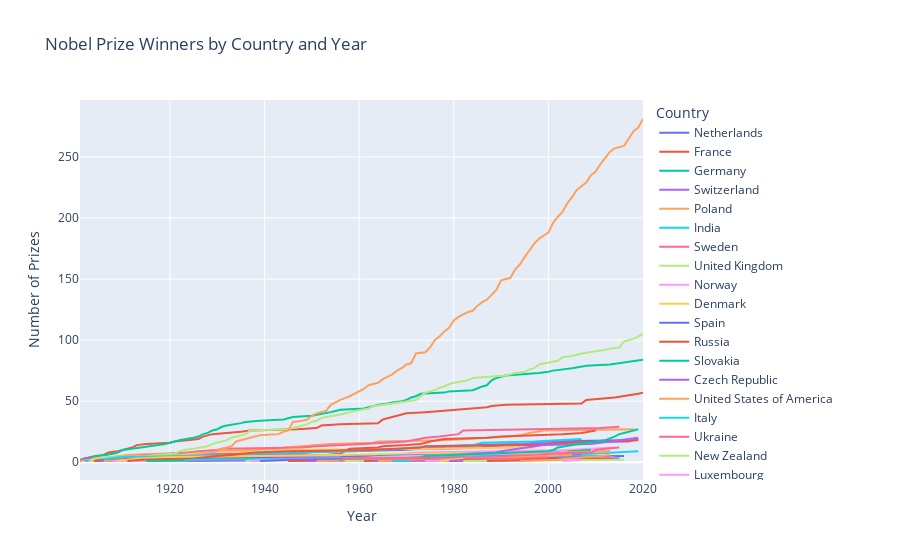

Notebook source saved alongside this figure:
### Code cell
px.line(countries_by_year_chronological,
        x='year',
        y='cumulative_prizes',
        color='birth_country_current',
        title='Nobel Prize Winners by Country and Year',
        labels={'cumulative_prizes': 'Number of Prizes', 'year': 'Year', 'birth_country_current': 'Country'}).show()

### Figure 1 — Plotly figure (JSON) as saved in the notebook; plotly's stock layout.template omitted (floating-point values rounded to 4 significant figures)
{"data": [{"hovertemplate": "Country=Netherlands<br>Year=%{x}<br>Number of Prizes=%{y}<extra></extra>", "legendgroup": "Netherlands", "line": {"color": "#636efa", "dash": "solid"}, "marker": {"symbol": "circle"}, "mode": "lines", "name": "Netherlands", "orientation": "v", "showlegend": true, "type": "scatter", "x": [1901, 1902, 1910, 1911, 1913, 1929, 1936, 1953, 1969, 1973, 1975, 1981, 1984, 1995, 1999, 2016], "xaxis": "x", "y": [1, 3, 4, 5, 6, 7, 8, 9, 10, 11, 12, 13, 14, 15, 17, 18], "yaxis": "y"}, {"hovertemplate": "Country=France<br>Year=%{x}<br>Number of Prizes=%{y}<extra></extra>", "legendgroup": "France", "line": {"color": "#EF553B", "dash": "solid"}, "marker": {"symbol": "circle"}, "mode": "lines", "name": "France", "orientation": "v", "showlegend": true, "type": "scatter", "x": [1901, 1903, 1904, 1906, 1907, 1909, 1912, 1913, 1915, 1920, 1921, 1926, 1927, 1928, 1929, 1935, 1937, 1947, 1951, 1952, 1956, 1964, 1965, 1966, 1967, 1968, 1970, 1974, 1977, 1980, 1983, 1987, 1988, 1991, 2007, 2008, 2014, 2016, 2018, 2019, 2020], "xaxis": "x", "y": [2, 4, 5, 6, 8, 9, 12, 14, 15, 16, 17, 19, 21, 22, 23, 25, 26, 27, 28, 30, 31, 32, 35, 36, 37, 38, 40, 41, 42, 43, 44, 45, 46, 47, 48, 51, 53, 54, 55, 56, 57], "yaxis": "y"}, {"hovertemplate": "Country=Germany<br>Year=%{x}<br>Number of Prizes=%{y}<extra></extra>", "legendgroup": "Germany", "line": {"color": "#00cc96", "dash": "solid"}, "marker": {"symbol": "circle"}, "mode": "lines", "name": "Germany", "orientation": "v", "showlegend": true, "type": "scatter", "x": [1901, 1902, 1905, 1907, 1908, 1909, 1910, 1912, 1914, 1915, 1918, 1919, 1920, 1921, 1922, 1925, 1926, 1927, 1928, 1929, 1930, 1931, 1932, 1935, 1936, 1939, 1944, 1945, 1946, 1950, 1953, 1954, 1955, 1956, 1961, 1963, 1964, 1966, 1967, 1969, 1970, 1971, 1972, 1973, 1978, 1979, 1984, 1986, 1987, 1988, 1989, 1991, 1995, 1998, 2000, 2001, 2005, 2007, 2008, 2013, 2017, 2019, 2020], "xaxis": "x", "y": [1, 3, 5, 6, 7, 8, 10, 11, 12, 13, 14, 15, 16, 17, 18, 20, 21, 23, 24, 26, 27, 29, 30, 32, 33, 34, 35, 36, 37, 38, 40, 41, 42, 43, 44, 46, 47, 48, 49, 50, 51, 53, 54, 56, 57, 58, 59, 62, 63, 67, 69, 71, 72, 73, 74, 75, 77, 78, 79, 80, 82, 83, 84], "yaxis": "y"}, {"hovertemplate": "Country=Switzerland<br>Year=%{x}<br>Number of Prizes=%{y}<extra></extra>", "legendgroup": "Switzerland", "line": {"color": "#ab63fa", "dash": "solid"}, "marker": {"symbol": "circle"}, "mode": "lines", "name": "Switzerland", "orientation": "v", "showlegend": true, "type": "scatter", "x": [1901, 1902, 1909, 1919, 1920, 1948, 1949, 1952, 1957, 1978, 1986, 1987, 1991, 1996, 2002, 2017, 2019], "xaxis": "x", "y": [1, 3, 4, 5, 6, 7, 8, 9, 10, 11, 12, 13, 14, 15, 16, 17, 19], "yaxis": "y"}, {"hovertemplate": "Country=Poland<br>Year=%{x}<br>Number of Prizes=%{y}<extra></extra>", "legendgroup": "Poland", "line": {"color": "#FFA15A", "dash": "solid"}, "marker": {"symbol": "circle"}, "mode": "lines", "name": "Poland", "orientation": "v", "showlegend": true, "type": "scatter", "x": [1901, 1903, 1905, 1907, 1908, 1911, 1918, 1924, 1931, 1939, 1943, 1944, 1950, 1954, 1963, 1964, 1978, 1983, 1985, 1992, 1994, 1995, 1996, 1999, 2018], "xaxis": "x", "y": [1, 2, 3, 4, 5, 6, 7, 8, 9, 10, 11, 12, 14, 15, 16, 17, 18, 19, 20, 21, 22, 23, 24, 26, 27], "yaxis": "y"}, {"hovertemplate": "Country=India<br>Year=%{x}<br>Number of Prizes=%{y}<extra></extra>", "legendgroup": "India", "line": {"color": "#19d3f3", "dash": "solid"}, "marker": {"symbol": "circle"}, "mode": "lines", "name": "India", "orientation": "v", "showlegend": true, "type": "scatter", "x": [1902, 1907, 1913, 1930, 1968, 1998, 2009, 2014, 2019], "xaxis": "x", "y": [1, 2, 3, 4, 5, 6, 7, 8, 9], "yaxis": "y"}, {"hovertemplate": "Country=Sweden<br>Year=%{x}<br>Number of Prizes=%{y}<extra></extra>", "legendgroup": "Sweden", "line": {"color": "#FF6692", "dash": "solid"}, "marker": {"symbol": "circle"}, "mode": "lines", "name": "Sweden", "orientation": "v", "showlegend": true, "type": "scatter", "x": [1903, 1908, 1909, 1911, 1912, 1916, 1921, 1924, 1926, 1930, 1931, 1948, 1951, 1955, 1961, 1970, 1974, 1977, 1981, 1982, 2000, 2011, 2015], "xaxis": "x", "y": [1, 2, 3, 4, 5, 6, 7, 8, 9, 10, 11, 12, 13, 14, 15, 17, 20, 21, 23, 26, 27, 28, 29], "yaxis": "y"}, {"hovertemplate": "Country=United Kingdom<br>Year=%{x}<br>Number of Prizes=%{y}<extra></extra>", "legendgroup": "United Kingdom", "line": {"color": "#B6E880", "dash": "solid"}, "marker": {"symbol": "circle"}, "mode": "lines", "name": "United Kingdom", "orientation": "v", "showlegend": true, "type": "scatter", "x": [1903, 1904, 1906, 1915, 1917, 1921, 1922, 1923, 1925, 1927, 1928, 1929, 1932, 1933, 1934, 1935, 1936, 1937, 1945, 1947, 1948, 1949, 1950, 1951, 1952, 1953, 1956, 1957, 1958, 1959, 1962, 1963, 1967, 1969, 1972, 1973, 1974, 1976, 1977, 1978, 1979, 1980, 1982, 1983, 1984, 1988, 1991, 1993, 1995, 1996, 1997, 1998, 2001, 2002, 2003, 2005, 2007, 2009, 2010, 2012, 2013, 2015, 2016, 2017, 2018, 2019, 2020], "xaxis": "x", "y": [1, 3, 4, 5, 6, 7, 9, 10, 11, 12, 13, 15, 18, 20, 21, 22, 23, 26, 27, 29, 30, 31, 33, 34, 36, 37, 39, 40, 41, 42, 44, 46, 48, 49, 51, 54, 57, 59, 61, 62, 64, 65, 66, 67, 69, 70, 71, 73, 74, 76, 77, 80, 82, 83, 86, 87, 89, 90, 91, 92, 93, 94, 99, 100, 101, 103, 105], "yaxis": "y"}, {"hovertemplate": "Country=Norway<br>Year=%{x}<br>Number of Prizes=%{y}<extra></extra>", "legendgroup": "Norway", "line": {"color": "#FF97FF", "dash": "solid"}, "marker": {"symbol": "circle"}, "mode": "lines", "name": "Norway", "orientation": "v", "showlegend": true, "type": "scatter", "x": [1903, 1920, 1921, 1922, 1968, 1969, 1973, 1989, 2004, 2014], "xaxis": "x", "y": [1, 2, 3, 4, 5, 7, 8, 9, 10, 12], "yaxis": "y"}, {"hovertemplate": "Country=Denmark<br>Year=%{x}<br>Number of Prizes=%{y}<extra></extra>", "legendgroup": "Denmark", "line": {"color": "#FECB52", "dash": "solid"}, "marker": {"symbol": "circle"}, "mode": "lines", "name": "Denmark", "orientation": "v", "showlegend": true, "type": "scatter", "x": [1903, 1908, 1917, 1920, 1922, 1926, 1928, 1943, 1944, 1975, 1997], "xaxis": "x", "y": [1, 2, 4, 5, 6, 7, 8, 9, 10, 11, 12], "yaxis": "y"}, {"hovertemplate": "Country=Spain<br>Year=%{x}<br>Number of Prizes=%{y}<extra></extra>", "legendgroup": "Spain", "line": {"color": "#636efa", "dash": "solid"}, "marker": {"symbol": "circle"}, "mode": "lines", "name": "Spain", "orientation": "v", "showlegend": true, "type": "scatter", "x": [1904, 1906, 1922, 1956, 1959, 1977, 1989], "xaxis": "x", "y": [1, 2, 3, 4, 5, 6, 7], "yaxis": "y"}, {"hovertemplate": "Country=Russia<br>Year=%{x}<br>Number of Prizes=%{y}<extra></extra>", "legendgroup": "Russia", "line": {"color": "#EF553B", "dash": "solid"}, "marker": {"symbol": "circle"}, "mode": "lines", "name": "Russia", "orientation": "v", "showlegend": true, "type": "scatter", "x": [1904, 1910, 1911, 1933, 1937, 1953, 1956, 1958, 1964, 1965, 1970, 1973, 1975, 1977, 1978, 1987, 1990, 2003, 2007, 2010], "xaxis": "x", "y": [1, 2, 3, 4, 5, 6, 7, 11, 12, 13, 14, 15, 17, 18, 19, 20, 21, 23, 24, 26], "yaxis": "y"}, {"hovertemplate": "Country=Slovakia<br>Year=%{x}<br>Number of Prizes=%{y}<extra></extra>", "legendgroup": "Slovakia", "line": {"color": "#00cc96", "dash": "solid"}, "marker": {"symbol": "circle"}, "mode": "lines", "name": "Slovakia", "orientation": "v", "showlegend": true, "type": "scatter", "x": [1905], "xaxis": "x", "y": [1], "yaxis": "y"}, {"hovertemplate": "Country=Czech Republic<br>Year=%{x}<br>Number of Prizes=%{y}<extra></extra>", "legendgroup": "Czech Republic", "line": {"color": "#ab63fa", "dash": "solid"}, "marker": {"symbol": "circle"}, "mode": "lines", "name": "Czech Republic", "orientation": "v", "showlegend": true, "type": "scatter", "x": [1905, 1947, 1959, 1984, 2007], "xaxis": "x", "y": [1, 3, 4, 5, 6], "yaxis": "y"}, {"hovertemplate": "Country=United States of America<br>Year=%{x}<br>Number of Prizes=%{y}<extra></extra>", "legendgroup": "United States of America", "line": {"color": "#FFA15A", "dash": "solid"}, "marker": {"symbol": "circle"}, "mode": "lines", "name": "United States of America", "orientation": "v", "showlegend": true, "type": "scatter", "x": [1906, 1912, 1914, 1919, 1923, 1925, 1927, 1929, 1930, 1931, 1932, 1933, 1934, 1936, 1937, 1938, 1939, 1943, 1944, 1945, 1946, 1948, 1949, 1950, 1951, 1952, 1953, 1954, 1955, 1956, 1958, 1959, 1960, 1961, 1962, 1964, 1965, 1966, 1967, 1968, 1969, 1970, 1971, 1972, 1974, 1975, 1976, 1977, 1978, 1979, 1980, 1981, 1982, 1983, 1984, 1985, 1986, 1987, 1988, 1989, 1990, 1992, 1993, 1994, 1995, 1996, 1997, 1998, 2000, 2001, 2002, 2003, 2004, 2005, 2006, 2007, 2008, 2009, 2010, 2011, 2012, 2013, 2014, 2015, 2016, 2017, 2018, 2019, 2020], "xaxis": "x", "y": [1, 2, 3, 4, 5, 6, 7, 8, 9, 11, 12, 13, 17, 19, 20, 21, 22, 23, 25, 26, 33, 34, 35, 38, 40, 41, 42, 47, 49, 51, 54, 56, 58, 60, 63, 65, 68, 70, 72, 75, 77, 80, 81, 89, 90, 94, 100, 103, 107, 110, 116, 119, 121, 123, 124, 128, 131, 133, 137, 141, 149, 151, 158, 162, 168, 173, 179, 183, 188, 196, 201, 205, 212, 217, 223, 226, 229, 235, 238, 244, 249, 254, 257, 258, 259, 265, 271, 274, 281], "yaxis": "y"}, {"hovertemplate": "Country=Italy<br>Year=%{x}<br>Number of Prizes=%{y}<extra></extra>", "legendgroup": "Italy", "line": {"color": "#19d3f3", "dash": "solid"}, "marker": {"symbol": "circle"}, "mode": "lines", "name": "Italy", "orientation": "v", "showlegend": true, "type": "scatter", "x": [1906, 1907, 1909, 1926, 1934, 1938, 1959, 1963, 1969, 1975, 1984, 1985, 1986, 1997, 2002, 2007], "xaxis": "x", "y": [2, 3, 4, 5, 6, 7, 9, 10, 11, 13, 14, 15, 16, 17, 18, 19], "yaxis": "y"}, {"hovertemplate": "Country=Ukraine<br>Year=%{x}<br>Number of Prizes=%{y}<extra></extra>", "legendgroup": "Ukraine", "line": {"color": "#FF6692", "dash": "solid"}, "marker": {"symbol": "circle"}, "mode": "lines", "name": "Ukraine", "orientation": "v", "showlegend": true, "type": "scatter", "x": [1908, 1952, 1966, 1981, 2015], "xaxis": "x", "y": [1, 2, 3, 4, 5], "yaxis": "y"}, {"hovertemplate": "Country=New Zealand<br>Year=%{x}<br>Number of Prizes=%{y}<extra></extra>", "legendgroup": "New Zealand", "line": {"color": "#B6E880", "dash": "solid"}, "marker": {"symbol": "circle"}, "mode": "lines", "name": "New Zealand", "orientation": "v", "showlegend": true, "type": "scatter", "x": [1908, 1962, 2000], "xaxis": "x", "y": [1, 2, 3], "yaxis": "y"}, {"hovertemplate": "Country=Luxembourg<br>Year=%{x}<br>Number of Prizes=%{y}<extra></extra>", "legendgroup": "Luxembourg", "line": {"color": "#FF97FF", "dash": "solid"}, "marker": {"symbol": "circle"}, "mode": "lines", "name": "Luxembourg", "orientation": "v", "showlegend": true, "type": "scatter", "x": [1908, 2011], "xaxis": "x", "y": [1, 2], "yaxis": "y"}, {"hovertemplate": "Country=Belgium<br>Year=%{x}<br>Number of Prizes=%{y}<extra></extra>", "legendgroup": "Belgium", "line": {"color": "#FECB52", "dash": "solid"}, "marker": {"symbol": "circle"}, "mode": "lines", "name": "Belgium", "orientation": "v", "showlegend": true, "type": "scatter", "x": [1909, 1911, 1913, 1919, 1938, 1958, 1974, 2005, 2013], "xaxis": "x", "y": [1, 2, 3, 4, 5, 6, 7, 8, 9], "yaxis": "y"}, {"hovertemplate": "Country=Latvia<br>Year=%{x}<br>Number of Prizes=%{y}<extra></extra>", "legendgroup": "Latvia", "line": {"color": "#636efa", "dash": "solid"}, "marker": {"symbol": "circle"}, "mode": "lines", "name": "Latvia", "orientation": "v", "showlegend": true, "type": "scatter", "x": [1909], "xaxis": "x", "y": [1], "yaxis": "y"}, {"hovertemplate": "Country=Austria<br>Year=%{x}<br>Number of Prizes=%{y}<extra></extra>", "legendgroup": "Austria", "line": {"color": "#EF553B", "dash": "solid"}, "marker": {"symbol": "circle"}, "mode": "lines", "name": "Austria", "orientation": "v", "showlegend": true, "type": "scatter", "x": [1911, 1914, 1925, 1927, 1930, 1933, 1936, 1938, 1945, 1962, 1973, 1974, 1998, 2000, 2004, 2013, 2019], "xaxis": "x", "y": [1, 2, 3, 4, 5, 6, 7, 8, 9, 10, 12, 13, 14, 15, 16, 17, 18], "yaxis": "y"}, {"hovertemplate": "Country=Australia<br>Year=%{x}<br>Number of Prizes=%{y}<extra></extra>", "legendgroup": "Australia", "line": {"color": "#00cc96", "dash": "solid"}, "marker": {"symbol": "circle"}, "mode": "lines", "name": "Australia", "orientation": "v", "showlegend": true, "type": "scatter", "x": [1915, 1945, 1960, 1963, 1964, 1975, 1996, 2005, 2009], "xaxis": "x", "y": [1, 2, 3, 4, 5, 6, 7, 9, 10], "yaxis": "y"}, {"hovertemplate": "Country=Canada<br>Year=%{x}<br>Number of Prizes=%{y}<extra></extra>", "legendgroup": "Canada", "line": {"color": "#ab63fa", "dash": "solid"}, "marker": {"symbol": "circle"}, "mode": "lines", "name": "Canada", "orientation": "v", "showlegend": true, "type": "scatter", "x": [1923, 1949, 1957, 1966, 1976, 1981, 1983, 1989, 1990, 1992, 1994, 1996, 1997, 1999, 2009, 2011, 2013, 2015, 2018, 2019], "xaxis": "x", "y": [1, 2, 3, 4, 5, 6, 7, 8, 9, 10, 11, 12, 13, 14, 15, 16, 17, 18, 19, 20], "yaxis": "y"}, {"hovertemplate": "Country=Slovenia<br>Year=%{x}<br>Number of Prizes=%{y}<extra></extra>", "legendgroup": "Slovenia", "line": {"color": "#FFA15A", "dash": "solid"}, "marker": {"symbol": "circle"}, "mode": "lines", "name": "Slovenia", "orientation": "v", "showlegend": true, "type": "scatter", "x": [1923], "xaxis": "x", "y": [1], "yaxis": "y"}, {"hovertemplate": "Country=Ireland<br>Year=%{x}<br>Number of Prizes=%{y}<extra></extra>", "legendgroup": "Ireland", "line": {"color": "#19d3f3", "dash": "solid"}, "marker": {"symbol": "circle"}, "mode": "lines", "name": "Ireland", "orientation": "v", "showlegend": true, "type": "scatter", "x": [1923, 1925, 1951, 1969, 2015], "xaxis": "x", "y": [1, 2, 3, 4, 5], "yaxis": "y"}, {"hovertemplate": "Country=Indonesia<br>Year=%{x}<br>Number of Prizes=%{y}<extra></extra>", "legendgroup": "Indonesia", "line": {"color": "#FF6692", "dash": "solid"}, "marker": {"symbol": "circle"}, "mode": "lines", "name": "Indonesia", "orientation": "v", "showlegend": true, "type": "scatter", "x": [1924], "xaxis": "x", "y": [1], "yaxis": "y"}, {"hovertemplate": "Country=Argentina<br>Year=%{x}<br>Number of Prizes=%{y}<extra></extra>", "legendgroup": "Argentina", "line": {"color": "#B6E880", "dash": "solid"}, "marker": {"symbol": "circle"}, "mode": "lines", "name": "Argentina", "orientation": "v", "showlegend": true, "type": "scatter", "x": [1936, 1947, 1980, 1984], "xaxis": "x", "y": [1, 2, 3, 4], "yaxis": "y"}, {"hovertemplate": "Country=Hungary<br>Year=%{x}<br>Number of Prizes=%{y}<extra></extra>", "legendgroup": "Hungary", "line": {"color": "#FF97FF", "dash": "solid"}, "marker": {"symbol": "circle"}, "mode": "lines", "name": "Hungary", "orientation": "v", "showlegend": true, "type": "scatter", "x": [1937, 1943, 1961, 1963, 1971, 1994, 2002, 2004], "xaxis": "x", "y": [1, 2, 3, 4, 5, 7, 8, 9], "yaxis": "y"}, {"hovertemplate": "Country=Croatia<br>Year=%{x}<br>Number of Prizes=%{y}<extra></extra>", "legendgroup": "Croatia", "line": {"color": "#FECB52", "dash": "solid"}, "marker": {"symbol": "circle"}, "mode": "lines", "name": "Croatia", "orientation": "v", "showlegend": true, "type": "scatter", "x": [1939], "xaxis": "x", "y": [1], "yaxis": "y"}, {"hovertemplate": "Country=Finland<br>Year=%{x}<br>Number of Prizes=%{y}<extra></extra>", "legendgroup": "Finland", "line": {"color": "#636efa", "dash": "solid"}, "marker": {"symbol": "circle"}, "mode": "lines", "name": "Finland", "orientation": "v", "showlegend": true, "type": "scatter", "x": [1939, 1945, 1967, 2008, 2016], "xaxis": "x", "y": [1, 2, 3, 4, 5], "yaxis": "y"}, {"hovertemplate": "Country=Chile<br>Year=%{x}<br>Number of Prizes=%{y}<extra></extra>", "legendgroup": "Chile", "line": {"color": "#EF553B", "dash": "solid"}, "marker": {"symbol": "circle"}, "mode": "lines", "name": "Chile", "orientation": "v", "showlegend": true, "type": "scatter", "x": [1945, 1971], "xaxis": "x", "y": [1, 2], "yaxis": "y"}, {"hovertemplate": "Country=Japan<br>Year=%{x}<br>Number of Prizes=%{y}<extra></extra>", "legendgroup": "Japan", "line": {"color": "#00cc96", "dash": "solid"}, "marker": {"symbol": "circle"}, "mode": "lines", "name": "Japan", "orientation": "v", "showlegend": true, "type": "scatter", "x": [1949, 1965, 1968, 1973, 1974, 1981, 1987, 1994, 2000, 2001, 2002, 2008, 2010, 2012, 2014, 2015, 2016, 2017, 2018, 2019], "xaxis": "x", "y": [1, 2, 3, 4, 5, 6, 7, 8, 9, 10, 12, 16, 17, 18, 21, 23, 24, 25, 26, 27], "yaxis": "y"}, {"hovertemplate": "Country=Portugal<br>Year=%{x}<br>Number of Prizes=%{y}<extra></extra>", "legendgroup": "Portugal", "line": {"color": "#ab63fa", "dash": "solid"}, "marker": {"symbol": "circle"}, "mode": "lines", "name": "Portugal", "orientation": "v", "showlegend": true, "type": "scatter", "x": [1949, 1998], "xaxis": "x", "y": [1, 2], "yaxis": "y"}, {"hovertemplate": "Country=South Africa<br>Year=%{x}<br>Number of Prizes=%{y}<extra></extra>", "legendgroup": "South Africa", "line": {"color": "#FFA15A", "dash": "solid"}, "marker": {"symbol": "circle"}, "mode": "lines", "name": "South Africa", "orientation": "v", "showlegend": true, "type": "scatter", "x": [1951, 1979, 1984, 1991, 1993, 2002, 2003, 2013], "xaxis": "x", "y": [1, 2, 3, 4, 6, 7, 8, 9], "yaxis": "y"}, {"hovertemplate": "Country=Iceland<br>Year=%{x}<br>Number of Prizes=%{y}<extra></extra>", "legendgroup": "Iceland", "line": {"color": "#19d3f3", "dash": "solid"}, "marker": {"symbol": "circle"}, "mode": "lines", "name": "Iceland", "orientation": "v", "showlegend": true, "type": "scatter", "x": [1955], "xaxis": "x", "y": [1], "yaxis": "y"}, {"hovertemplate": "Country=China<br>Year=%{x}<br>Number of Prizes=%{y}<extra></extra>", "legendgroup": "China", "line": {"color": "#FF6692", "dash": "solid"}, "marker": {"symbol": "circle"}, "mode": "lines", "name": "China", "orientation": "v", "showlegend": true, "type": "scatter", "x": [1956, 1957, 1989, 1992, 1998, 2000, 2009, 2010, 2012, 2015], "xaxis": "x", "y": [1, 3, 4, 5, 6, 7, 8, 10, 11, 12], "yaxis": "y"}, {"hovertemplate": "Country=Algeria<br>Year=%{x}<br>Number of Prizes=%{y}<extra></extra>", "legendgroup": "Algeria", "line": {"color": "#B6E880", "dash": "solid"}, "marker": {"symbol": "circle"}, "mode": "lines", "name": "Algeria", "orientation": "v", "showlegend": true, "type": "scatter", "x": [1957, 1997], "xaxis": "x", "y": [1, 2], "yaxis": "y"}, {"hovertemplate": "Country=Brazil<br>Year=%{x}<br>Number of Prizes=%{y}<extra></extra>", "legendgroup": "Brazil", "line": {"color": "#FF97FF", "dash": "solid"}, "marker": {"symbol": "circle"}, "mode": "lines", "name": "Brazil", "orientation": "v", "showlegend": true, "type": "scatter", "x": [1960], "xaxis": "x", "y": [1], "yaxis": "y"}, {"hovertemplate": "Country=Zimbabwe<br>Year=%{x}<br>Number of Prizes=%{y}<extra></extra>", "legendgroup": "Zimbabwe", "line": {"color": "#FECB52", "dash": "solid"}, "marker": {"symbol": "circle"}, "mode": "lines", "name": "Zimbabwe", "orientation": "v", "showlegend": true, "type": "scatter", "x": [1960], "xaxis": "x", "y": [1], "yaxis": "y"}, {"hovertemplate": "Country=Guadeloupe Island<br>Year=%{x}<br>Number of Prizes=%{y}<extra></extra>", "legendgroup": "Guadeloupe Island", "line": {"color": "#636efa", "dash": "solid"}, "marker": {"symbol": "circle"}, "mode": "lines", "name": "Guadeloupe Island", "orientation": "v", "showlegend": true, "type": "scatter", "x": [1960], "xaxis": "x", "y": [1], "yaxis": "y"}, {"hovertemplate": "Country=Bosnia and Herzegovina<br>Year=%{x}<br>Number of Prizes=%{y}<extra></extra>", "legendgroup": "Bosnia and Herzegovina", "line": {"color": "#EF553B", "dash": "solid"}, "marker": {"symbol": "circle"}, "mode": "lines", "name": "Bosnia and Herzegovina", "orientation": "v", "showlegend": true, "type": "scatter", "x": [1961, 1975], "xaxis": "x", "y": [1, 2], "yaxis": "y"}, {"hovertemplate": "Country=Azerbaijan<br>Year=%{x}<br>Number of Prizes=%{y}<extra></extra>", "legendgroup": "Azerbaijan", "line": {"color": "#00cc96", "dash": "solid"}, "marker": {"symbol": "circle"}, "mode": "lines", "name": "Azerbaijan", "orientation": "v", "showlegend": true, "type": "scatter", "x": [1962], "xaxis": "x", "y": [1], "yaxis": "y"}, {"hovertemplate": "Country=Turkey<br>Year=%{x}<br>Number of Prizes=%{y}<extra></extra>", "legendgroup": "Turkey", "line": {"color": "#ab63fa", "dash": "solid"}, "marker": {"symbol": "circle"}, "mode": "lines", "name": "Turkey", "orientation": "v", "showlegend": true, "type": "scatter", "x": [1963, 2006, 2015], "xaxis": "x", "y": [1, 2, 3], "yaxis": "y"}, {"hovertemplate": "Country=Egypt<br>Year=%{x}<br>Number of Prizes=%{y}<extra></extra>", "legendgroup": "Egypt", "line": {"color": "#FFA15A", "dash": "solid"}, "marker": {"symbol": "circle"}, "mode": "lines", "name": "Egypt", "orientation": "v", "showlegend": true, "type": "scatter", "x": [1964, 1978, 1988, 1994, 1999, 2005], "xaxis": "x", "y": [1, 2, 3, 4, 5, 6], "yaxis": "y"}, {"hovertemplate": "Country=Guatemala<br>Year=%{x}<br>Number of Prizes=%{y}<extra></extra>", "legendgroup": "Guatemala", "line": {"color": "#19d3f3", "dash": "solid"}, "marker": {"symbol": "circle"}, "mode": "lines", "name": "Guatemala", "orientation": "v", "showlegend": true, "type": "scatter", "x": [1967, 1992], "xaxis": "x", "y": [1, 2], "yaxis": "y"}, {"hovertemplate": "Country=Belarus<br>Year=%{x}<br>Number of Prizes=%{y}<extra></extra>", "legendgroup": "Belarus", "line": {"color": "#FF6692", "dash": "solid"}, "marker": {"symbol": "circle"}, "mode": "lines", "name": "Belarus", "orientation": "v", "showlegend": true, "type": "scatter", "x": [1971, 1978, 1994, 2000], "xaxis": "x", "y": [1, 2, 3, 4], "yaxis": "y"}, {"hovertemplate": "Country=Vietnam<br>Year=%{x}<br>Number of Prizes=%{y}<extra></extra>", "legendgroup": "Vietnam", "line": {"color": "#B6E880", "dash": "solid"}, "marker": {"symbol": "circle"}, "mode": "lines", "name": "Vietnam", "orientation": "v", "showlegend": true, "type": "scatter", "x": [1973], "xaxis": "x", "y": [1], "yaxis": "y"}, {"hovertemplate": "Country=Romania<br>Year=%{x}<br>Number of Prizes=%{y}<extra></extra>", "legendgroup": "Romania", "line": {"color": "#FF97FF", "dash": "solid"}, "marker": {"symbol": "circle"}, "mode": "lines", "name": "Romania", "orientation": "v", "showlegend": true, "type": "scatter", "x": [1974, 1986, 2009, 2014], "xaxis": "x", "y": [1, 2, 3, 4], "yaxis": "y"}, {"hovertemplate": "Country=Lithuania<br>Year=%{x}<br>Number of Prizes=%{y}<extra></extra>", "legendgroup": "Lithuania", "line": {"color": "#FECB52", "dash": "solid"}, "marker": {"symbol": "circle"}, "mode": "lines", "name": "Lithuania", "orientation": "v", "showlegend": true, "type": "scatter", "x": [1977, 1980, 1982], "xaxis": "x", "y": [1, 2, 3], "yaxis": "y"}, {"hovertemplate": "Country=Republic of Macedonia<br>Year=%{x}<br>Number of Prizes=%{y}<extra></extra>", "legendgroup": "Republic of Macedonia", "line": {"color": "#636efa", "dash": "solid"}, "marker": {"symbol": "circle"}, "mode": "lines", "name": "Republic of Macedonia", "orientation": "v", "showlegend": true, "type": "scatter", "x": [1979], "xaxis": "x", "y": [1], "yaxis": "y"}, {"hovertemplate": "Country=Pakistan<br>Year=%{x}<br>Number of Prizes=%{y}<extra></extra>", "legendgroup": "Pakistan", "line": {"color": "#EF553B", "dash": "solid"}, "marker": {"symbol": "circle"}, "mode": "lines", "name": "Pakistan", "orientation": "v", "showlegend": true, "type": "scatter", "x": [1979, 1983, 2014], "xaxis": "x", "y": [1, 2, 3], "yaxis": "y"}, {"hovertemplate": "Country=Greece<br>Year=%{x}<br>Number of Prizes=%{y}<extra></extra>", "legendgroup": "Greece", "line": {"color": "#00cc96", "dash": "solid"}, "marker": {"symbol": "circle"}, "mode": "lines", "name": "Greece", "orientation": "v", "showlegend": true, "type": "scatter", "x": [1979], "xaxis": "x", "y": [1], "yaxis": "y"}, {"hovertemplate": "Country=Saint Lucia<br>Year=%{x}<br>Number of Prizes=%{y}<extra></extra>", "legendgroup": "Saint Lucia", "line": {"color": "#ab63fa", "dash": "solid"}, "marker": {"symbol": "circle"}, "mode": "lines", "name": "Saint Lucia", "orientation": "v", "showlegend": true, "type": "scatter", "x": [1979, 1992], "xaxis": "x", "y": [1, 2], "yaxis": "y"}, {"hovertemplate": "Country=Venezuela<br>Year=%{x}<br>Number of Prizes=%{y}<extra></extra>", "legendgroup": "Venezuela", "line": {"color": "#FFA15A", "dash": "solid"}, "marker": {"symbol": "circle"}, "mode": "lines", "name": "Venezuela", "orientation": "v", "showlegend": true, "type": "scatter", "x": [1980], "xaxis": "x", "y": [1], "yaxis": "y"}, {"hovertemplate": "Country=Bulgaria<br>Year=%{x}<br>Number of Prizes=%{y}<extra></extra>", "legendgroup": "Bulgaria", "line": {"color": "#19d3f3", "dash": "solid"}, "marker": {"symbol": "circle"}, "mode": "lines", "name": "Bulgaria", "orientation": "v", "showlegend": true, "type": "scatter", "x": [1981], "xaxis": "x", "y": [1], "yaxis": "y"}, {"hovertemplate": "Country=Mexico<br>Year=%{x}<br>Number of Prizes=%{y}<extra></extra>", "legendgroup": "Mexico", "line": {"color": "#FF6692", "dash": "solid"}, "marker": {"symbol": "circle"}, "mode": "lines", "name": "Mexico", "orientation": "v", "showlegend": true, "type": "scatter", "x": [1982, 1990, 1995], "xaxis": "x", "y": [1, 2, 3], "yaxis": "y"}, {"hovertemplate": "Country=Colombia<br>Year=%{x}<br>Number of Prizes=%{y}<extra></extra>", "legendgroup": "Colombia", "line": {"color": "#B6E880", "dash": "solid"}, "marker": {"symbol": "circle"}, "mode": "lines", "name": "Colombia", "orientation": "v", "showlegend": true, "type": "scatter", "x": [1982, 2016], "xaxis": "x", "y": [1, 2], "yaxis": "y"}, {"hovertemplate": "Country=Madagascar<br>Year=%{x}<br>Number of Prizes=%{y}<extra></extra>", "legendgroup": "Madagascar", "line": {"color": "#FF97FF", "dash": "solid"}, "marker": {"symbol": "circle"}, "mode": "lines", "name": "Madagascar", "orientation": "v", "showlegend": true, "type": "scatter", "x": [1985], "xaxis": "x", "y": [1], "yaxis": "y"}, {"hovertemplate": "Country=Nigeria<br>Year=%{x}<br>Number of Prizes=%{y}<extra></extra>", "legendgroup": "Nigeria", "line": {"color": "#FECB52", "dash": "solid"}, "marker": {"symbol": "circle"}, "mode": "lines", "name": "Nigeria", "orientation": "v", "showlegend": true, "type": "scatter", "x": [1986], "xaxis": "x", "y": [1], "yaxis": "y"}, {"hovertemplate": "Country=Taiwan<br>Year=%{x}<br>Number of Prizes=%{y}<extra></extra>", "legendgroup": "Taiwan", "line": {"color": "#636efa", "dash": "solid"}, "marker": {"symbol": "circle"}, "mode": "lines", "name": "Taiwan", "orientation": "v", "showlegend": true, "type": "scatter", "x": [1986], "xaxis": "x", "y": [1], "yaxis": "y"}, {"hovertemplate": "Country=Korea (South Korea)<br>Year=%{x}<br>Number of Prizes=%{y}<extra></extra>", "legendgroup": "Korea (South Korea)", "line": {"color": "#EF553B", "dash": "solid"}, "marker": {"symbol": "circle"}, "mode": "lines", "name": "Korea (South Korea)", "orientation": "v", "showlegend": true, "type": "scatter", "x": [1987, 2000], "xaxis": "x", "y": [1, 2], "yaxis": "y"}, {"hovertemplate": "Country=Costa Rica<br>Year=%{x}<br>Number of Prizes=%{y}<extra></extra>", "legendgroup": "Costa Rica", "line": {"color": "#00cc96", "dash": "solid"}, "marker": {"symbol": "circle"}, "mode": "lines", "name": "Costa Rica", "orientation": "v", "showlegend": true, "type": "scatter", "x": [1987], "xaxis": "x", "y": [1], "yaxis": "y"}, {"hovertemplate": "Country=Myanmar<br>Year=%{x}<br>Number of Prizes=%{y}<extra></extra>", "legendgroup": "Myanmar", "line": {"color": "#ab63fa", "dash": "solid"}, "marker": {"symbol": "circle"}, "mode": "lines", "name": "Myanmar", "orientation": "v", "showlegend": true, "type": "scatter", "x": [1991], "xaxis": "x", "y": [1], "yaxis": "y"}, {"hovertemplate": "Country=Israel<br>Year=%{x}<br>Number of Prizes=%{y}<extra></extra>", "legendgroup": "Israel", "line": {"color": "#FFA15A", "dash": "solid"}, "marker": {"symbol": "circle"}, "mode": "lines", "name": "Israel", "orientation": "v", "showlegend": true, "type": "scatter", "x": [1994, 2002, 2004, 2009, 2011, 2013], "xaxis": "x", "y": [1, 2, 3, 4, 5, 6], "yaxis": "y"}, {"hovertemplate": "Country=East Timor<br>Year=%{x}<br>Number of Prizes=%{y}<extra></extra>", "legendgroup": "East Timor", "line": {"color": "#19d3f3", "dash": "solid"}, "marker": {"symbol": "circle"}, "mode": "lines", "name": "East Timor", "orientation": "v", "showlegend": true, "type": "scatter", "x": [1996], "xaxis": "x", "y": [2], "yaxis": "y"}, {"hovertemplate": "Country=Trinidad<br>Year=%{x}<br>Number of Prizes=%{y}<extra></extra>", "legendgroup": "Trinidad", "line": {"color": "#FF6692", "dash": "solid"}, "marker": {"symbol": "circle"}, "mode": "lines", "name": "Trinidad", "orientation": "v", "showlegend": true, "type": "scatter", "x": [2001], "xaxis": "x", "y": [1], "yaxis": "y"}, {"hovertemplate": "Country=Ghana<br>Year=%{x}<br>Number of Prizes=%{y}<extra></extra>", "legendgroup": "Ghana", "line": {"color": "#B6E880", "dash": "solid"}, "marker": {"symbol": "circle"}, "mode": "lines", "name": "Ghana", "orientation": "v", "showlegend": true, "type": "scatter", "x": [2001], "xaxis": "x", "y": [1], "yaxis": "y"}, {"hovertemplate": "Country=Iran<br>Year=%{x}<br>Number of Prizes=%{y}<extra></extra>", "legendgroup": "Iran", "line": {"color": "#FF97FF", "dash": "solid"}, "marker": {"symbol": "circle"}, "mode": "lines", "name": "Iran", "orientation": "v", "showlegend": true, "type": "scatter", "x": [2003, 2007], "xaxis": "x", "y": [1, 2], "yaxis": "y"}, {"hovertemplate": "Country=Kenya<br>Year=%{x}<br>Number of Prizes=%{y}<extra></extra>", "legendgroup": "Kenya", "line": {"color": "#FECB52", "dash": "solid"}, "marker": {"symbol": "circle"}, "mode": "lines", "name": "Kenya", "orientation": "v", "showlegend": true, "type": "scatter", "x": [2004], "xaxis": "x", "y": [1], "yaxis": "y"}, {"hovertemplate": "Country=Bangladesh<br>Year=%{x}<br>Number of Prizes=%{y}<extra></extra>", "legendgroup": "Bangladesh", "line": {"color": "#636efa", "dash": "solid"}, "marker": {"symbol": "circle"}, "mode": "lines", "name": "Bangladesh", "orientation": "v", "showlegend": true, "type": "scatter", "x": [2006], "xaxis": "x", "y": [1], "yaxis": "y"}, {"hovertemplate": "Country=Cyprus<br>Year=%{x}<br>Number of Prizes=%{y}<extra></extra>", "legendgroup": "Cyprus", "line": {"color": "#EF553B", "dash": "solid"}, "marker": {"symbol": "circle"}, "mode": "lines", "name": "Cyprus", "orientation": "v", "showlegend": true, "type": "scatter", "x": [2010], "xaxis": "x", "y": [1], "yaxis": "y"}, {"hovertemplate": "Country=Peru<br>Year=%{x}<br>Number of Prizes=%{y}<extra></extra>", "legendgroup": "Peru", "line": {"color": "#00cc96", "dash": "solid"}, "marker": {"symbol": "circle"}, "mode": "lines", "name": "Peru", "orientation": "v", "showlegend": true, "type": "scatter", "x": [2010], "xaxis": "x", "y": [1], "yaxis": "y"}, {"hovertemplate": "Country=Yemen<br>Year=%{x}<br>Number of Prizes=%{y}<extra></extra>", "legendgroup": "Yemen", "line": {"color": "#ab63fa", "dash": "solid"}, "marker": {"symbol": "circle"}, "mode": "lines", "name": "Yemen", "orientation": "v", "showlegend": true, "type": "scatter", "x": [2011], "xaxis": "x", "y": [1], "yaxis": "y"}, {"hovertemplate": "Country=Liberia<br>Year=%{x}<br>Number of Prizes=%{y}<extra></extra>", "legendgroup": "Liberia", "line": {"color": "#FFA15A", "dash": "solid"}, "marker": {"symbol": "circle"}, "mode": "lines", "name": "Liberia", "orientation": "v", "showlegend": true, "type": "scatter", "x": [2011], "xaxis": "x", "y": [2], "yaxis": "y"}, {"hovertemplate": "Country=Morocco<br>Year=%{x}<br>Number of Prizes=%{y}<extra></extra>", "legendgroup": "Morocco", "line": {"color": "#19d3f3", "dash": "solid"}, "marker": {"symbol": "circle"}, "mode": "lines", "name": "Morocco", "orientation": "v", "showlegend": true, "type": "scatter", "x": [2012], "xaxis": "x", "y": [1], "yaxis": "y"}, {"hovertemplate": "Country=Iraq<br>Year=%{x}<br>Number of Prizes=%{y}<extra></extra>", "legendgroup": "Iraq", "line": {"color": "#FF6692", "dash": "solid"}, "marker": {"symbol": "circle"}, "mode": "lines", "name": "Iraq", "orientation": "v", "showlegend": true, "type": "scatter", "x": [2018], "xaxis": "x", "y": [1], "yaxis": "y"}, {"hovertemplate": "Country=Democratic Republic of the Congo<br>Year=%{x}<br>Number of Prizes=%{y}<extra></extra>", "legendgroup": "Democratic Republic of the Congo", "line": {"color": "#B6E880", "dash": "solid"}, "marker": {"symbol": "circle"}, "mode": "lines", "name": "Democratic Republic of the Congo", "orientation": "v", "showlegend": true, "type": "scatter", "x": [2018], "xaxis": "x", "y": [1], "yaxis": "y"}, {"hovertemplate": "Country=Ethiopia<br>Year=%{x}<br>Number of Prizes=%{y}<extra></extra>", "legendgroup": "Ethiopia", "line": {"color": "#FF97FF", "dash": "solid"}, "marker": {"symbol": "circle"}, "mode": "lines", "name": "Ethiopia", "orientation": "v", "showlegend": true, "type": "scatter", "x": [2019], "xaxis": "x", "y": [1], "yaxis": "y"}], "layout": {"legend": {"title": {"text": "Country"}, "tracegroupgap": 0}, "title": {"text": "Nobel Prize Winners by Country and Year"}, "xaxis": {"anchor": "y", "domain": [0, 1], "title": {"text": "Year"}}, "yaxis": {"anchor": "x", "domain": [0, 1], "title": {"text": "Number of Prizes"}}}}
